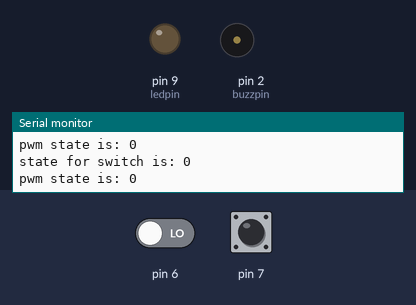
A sketch run on a simulated Arduino Uno, built with avr-gcc and run on an emulated ATmega328P. Shown: output pins drawn as LEDs (lit = HIGH), buzzer (waves = sounding, pin HIGH), the last lines printed to the serial monitor. The inputs (shaded band) are chosen by the test bench; at power-on: pin 7 LOW, pin 6 LOW.

Above: at 1.3 s.
1.4 s: pin 7 driven HIGH
At 1.92 s:
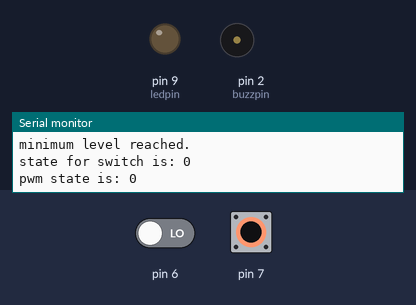
4.4 s: pin 6 driven HIGH
At 5.2 s:
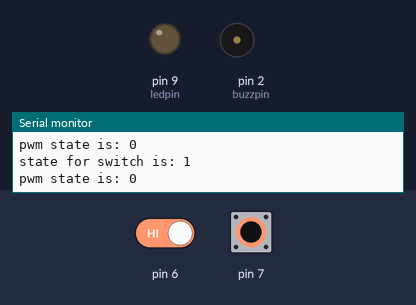
5.9 s: pin 7 driven LOW
At 7.39 s:
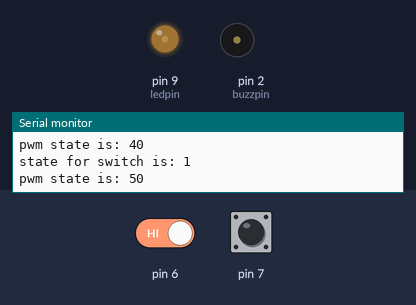
8.9 s: pin 6 driven LOW
At 10.2 s:
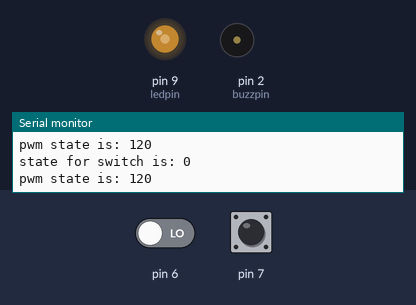
10.5 s: pin 6 driven HIGH
At 11.9 s:
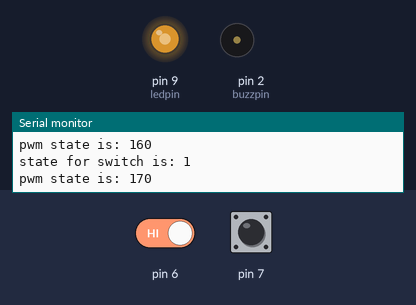
13.5 s: pin 7 pulsed HIGH 2 times (0.12 s each, 0.3 s apart)
Timing chart, 0 to 17.6 s (numbered marks = the images above; inputs shaded):
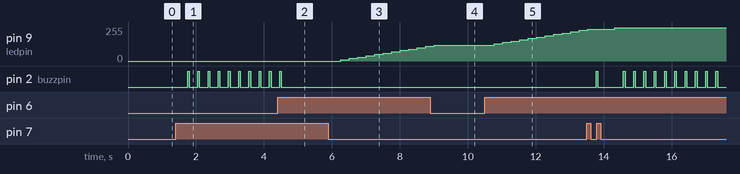

Measured:
- after the input at 1.4 s, pin 2 (buzzpin): alternates HIGH for 0.05 s and LOW for 0.25 s, starting after 0.35 s
- after the input at 4.4 s, pin 2 (buzzpin): goes on until 4.5 s, then stays LOW
- after the input at 5.9 s, pin 9 (ledpin): moves from 0/255 to 110/255 over 2.5 s, starting after 0.36 s
- after the input at 8.9 s, pin 9 (ledpin): goes on until 9.0 s, then stays 120/255
- after the input at 10.5 s, pin 9 (ledpin): moves from 120/255 to 230/255 over 2.5 s, starting after 0.27 s

The sketch:

2switch_led_with_tone1.ino
```cpp
int info1;
int info2;
int ledpin=9;
int pwm=0;
int buzzpin=2;
void setup(){
Serial.begin(9600);
pinMode(buzzpin,OUTPUT);
}
void loop(){
  info1=digitalRead(6);
  info2=digitalRead(7);
  Serial.print("state for switch is: ");
  Serial.println(info1);
  Serial.print("pwm state is: ");
  Serial.println(pwm);
  delay(250);

  if(info1==1){pwm+=10;}
  if(pwm>249){digitalWrite(buzzpin,HIGH);
             delay(50);
             digitalWrite(buzzpin,LOW);
             pwm=249;
             Serial.println("maximum level reached.");}
  if(info2==1){pwm-=10;}
  if (pwm<0){digitalWrite(buzzpin,HIGH);
             delay(50);
             digitalWrite(buzzpin,LOW);
            pwm=0;
            Serial.println("minimum level reached.");}

analogWrite(ledpin,pwm);
}
```
